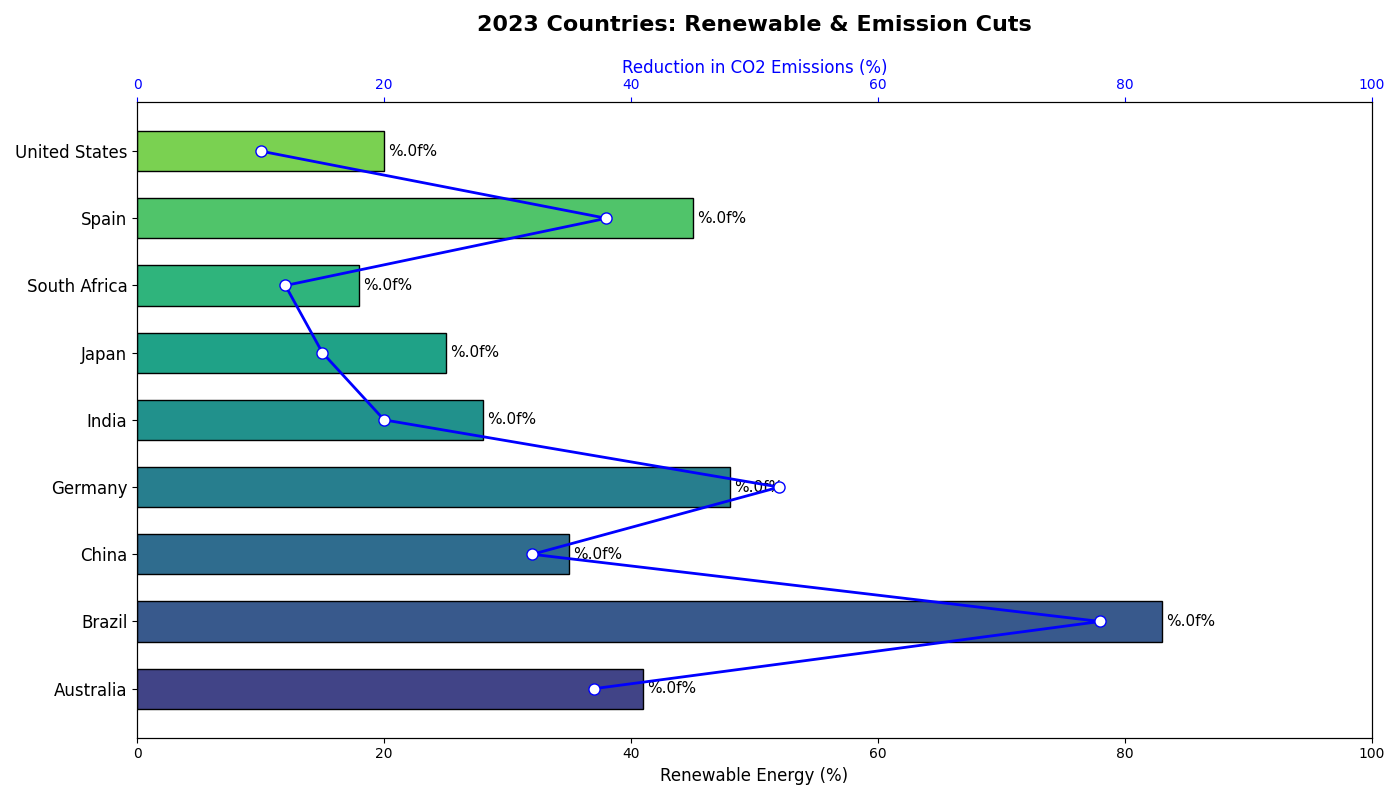

The script that drew this image:
import matplotlib.pyplot as plt
import numpy as np

countries = ['Australia', 'Brazil', 'China', 'Germany', 'India', 'Japan', 'South Africa', 'Spain', 'United States']
renewable_percentages = [41, 83, 35, 48, 28, 25, 18, 45, 20]
co2_reduction = [37, 78, 32, 52, 20, 15, 12, 38, 10]

# Applying a new set of colors using 'viridis' colormap
colors = plt.cm.viridis(np.linspace(0.2, 0.8, len(countries)))

fig, ax1 = plt.subplots(figsize=(14, 8))

bars = ax1.barh(countries, renewable_percentages, color=colors, edgecolor='black', height=0.6)
ax1.set_xlabel('Renewable Energy (%)', fontsize=12)
ax1.set_xlim(0, 100)
ax1.set_yticks(np.arange(len(countries)))
ax1.set_yticklabels(countries, fontsize=12)
ax1.bar_label(bars, fmt='%.0f%', padding=3, fontsize=11)

ax2 = ax1.twiny()
ax2.plot(co2_reduction, countries, 'o-', color='blue', markerfacecolor='white', markersize=8, linewidth=2)
ax2.set_xlabel('Reduction in CO2 Emissions (%)', fontsize=12)
ax2.set_xlim(0, 100)
ax2.xaxis.label.set_color('blue')
ax2.tick_params(axis='x', colors='blue')

ax1.set_title('2023 Countries: Renewable & Emission Cuts', fontsize=16, fontweight='bold', pad=20)

plt.tight_layout()
plt.show()
